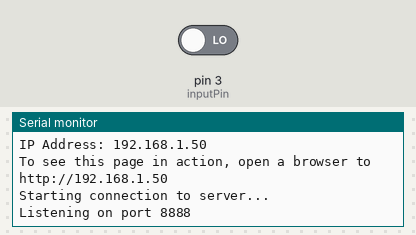
The sketch below on a simulated Arduino Uno, built with avr-gcc and run on an emulated ATmega328P. Parts: the last lines printed to the serial monitor. The inputs (shaded band) are chosen by the test bench; at power-on: pin 3 (inputPin) LOW. WiFi joins after 1.5 s; servers stay silent unless stated; the modem accepts every AT command (registered, SIM ready, sends succeed) and sends nothing else.

Above: at 2.8 s.
2.9 s: pin 3 (inputPin) driven HIGH
At 4.1 s:
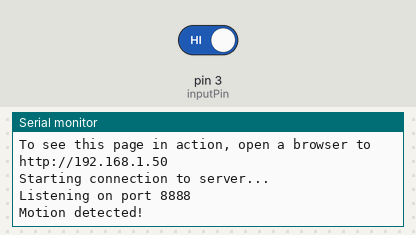
4.4 s: pin 3 (inputPin) driven LOW
At 5.4 s:
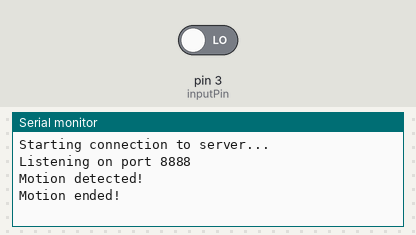

Measured:
- after the input at 2.9 s, the serial monitor: prints a new line at once (image 1)
- after the input at 4.4 s, the serial monitor: prints a new line at once (image 2)

The sketch:

motionsensor.ino
```cpp
/*  ___   ___  ___  _   _  ___   ___   ____ ___  ____
 * / _ \ /___)/ _ \| | | |/ _ \ / _ \ / ___) _ \|    \
 *| |_| |___ | |_| | |_| | |_| | |_| ( (__| |_| | | | |
 * \___/(___/ \___/ \__  |\___/ \___(_)____)___/|_|_|_|
 *                  (____/
 * Osoyoo W5100 web server lesson 12
 * send motionsensor data through internet UDP protocol
 * tutorial url: https://osoyoo.com/?p=10000
 */


int inputPin = 3;               // choose the input pin D3(for PIR sensor)
int pirState = LOW;             // we start, assuming no motion detected
int val = 0;                    // variable for reading the pin status


#include "WiFiEsp.h"
#include <WiFiEspUdp.h>
#include "SoftwareSerial.h"
SoftwareSerial softserial(4, 5); // A9 to ESP_TX, A8 to ESP_RX by default
char ssid[] = "***";            // your network SSID (name)
char pass[] = "***";        // your network password
int status = WL_IDLE_STATUS;     // the Wifi radio's status
WiFiEspUDP Udp;
unsigned int localPort = 8888;              // local port to listen on
char packetBuffer[5];
int connectionId;
char  ReplyBuffer[] = "acknowledged";       // a string to send back
unsigned int buzzerPort = 8888;        // buzzer port to listen for UDP packets


void setup() {
  pinMode(pirState, INPUT);

  Serial.begin(9600);   // initialize serial for debugging
    softserial.begin(115200);
  softserial.write("AT+CIOBAUD=9600\r\n");
  softserial.write("AT+RST\r\n");
  softserial.begin(9600);    // initialize serial for ESP module
  WiFi.init(&softserial);    // initialize ESP module

  // check for the presence of the shield:
  if (WiFi.status() == WL_NO_SHIELD) {
    Serial.println("WiFi shield not present");
    // don't continue:
    while (true);
  }

  // attempt to connect to WiFi network
  while ( status != WL_CONNECTED) {
    Serial.print("Attempting to connect to WPA SSID: ");
    Serial.println(ssid);
    // Connect to WPA/WPA2 network
    status = WiFi.begin(ssid, pass);
  }

  Serial.println("Connected to wifi");
  printWifiStatus();

  Serial.println("\nStarting connection to server...");
  // if you get a connection, report back via serial:
  Udp.begin(localPort);

  Serial.print("Listening on port ");
  Serial.println(localPort);

}

void loop() {
  byte remoteIp[] = { 10,0,0,15 }; // Replace this IP with the IP in buzzer.ino serial monitor
  Udp.beginPacket(remoteIp,buzzerPort);
  val = digitalRead(inputPin);  // read input value
  if (val == HIGH) {            // check if the input is HIGH

    if (pirState == LOW) {
      // we have just turned on
      Serial.println("Motion detected!");
      Udp.write("A");
      Udp.endPacket();
      delay(10);
      // We only want to print on the output change, not state
      pirState = HIGH;
    }
  } else {

    if (pirState == HIGH){
      // we have just turned of
      Serial.println("Motion ended!");
      Udp.write("C");
      Udp.endPacket();
      delay(100);
      // We only want to print on the output change, not state
      pirState = LOW;
    }
  }
}
void printWifiStatus()
{
  // print the SSID of the network you're attached to
  Serial.print("SSID: ");
  Serial.println(WiFi.SSID());

  // print your WiFi shield's IP address
  IPAddress ip = WiFi.localIP();
  Serial.print("IP Address: ");
  Serial.println(ip);

  // print where to go in the browser
  Serial.println();
  Serial.print("To see this page in action, open a browser to http://");
  Serial.println(ip);
  Serial.println();
}
```
